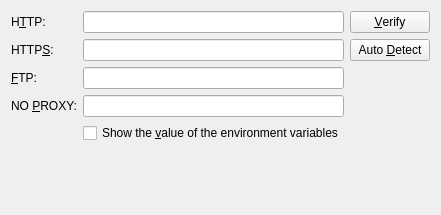
<ui version="4.0" >
 <class>EnvVarProxyDlgUI</class>
 <widget class="QWidget" name="EnvVarProxyDlgUI" >
  <layout class="QVBoxLayout" >
   <item>
    <layout class="QHBoxLayout" >
     <item>
      <layout class="QGridLayout" >
       <item row="0" column="0" >
        <widget class="QLabel" name="lbHttp" >
         <property name="whatsThis" >
          <string>&lt;qt>
Enter the name of the environment variable, e.g. &lt;b>HTTP_PROXY&lt;/b>, used to store the address of the HTTP proxy server.&lt;p>
Alternatively, you can click on the &lt;b>"Auto Detect"&lt;/b> button to attempt automatic discovery of this variable.
&lt;/qt></string>
         </property>
         <property name="text" >
          <string>H&amp;TTP:</string>
         </property>
         <property name="wordWrap" >
          <bool>false</bool>
         </property>
         <property name="buddy" >
          <cstring>leHttp</cstring>
         </property>
        </widget>
       </item>
       <item row="0" column="1" >
        <widget class="KLineEdit" name="leHttp" >
         <property name="whatsThis" >
          <string>&lt;qt>
Enter the name of the environment variable, e.g. &lt;b>HTTP_PROXY&lt;/b>, used to store the address of the HTTP proxy server.&lt;p>
Alternatively, you can click on the &lt;b>"Auto Detect"&lt;/b> button to attempt automatic discovery of this variable.
&lt;/qt></string>
         </property>
        </widget>
       </item>
       <item row="1" column="0" >
        <widget class="QLabel" name="lbHttps" >
         <property name="whatsThis" >
          <string>&lt;qt>
Enter the name of the environment variable, e.g. &lt;b>HTTPS_PROXY&lt;/b>, used to store the address of the HTTPS proxy server.&lt;p>
Alternatively, you can click on the &lt;b>"Auto Detect"&lt;/b> button to attempt an automatic discovery of this variable.
&lt;/qt></string>
         </property>
         <property name="text" >
          <string>HTTP&amp;S:</string>
         </property>
         <property name="wordWrap" >
          <bool>false</bool>
         </property>
         <property name="buddy" >
          <cstring>leHttps</cstring>
         </property>
        </widget>
       </item>
       <item row="1" column="1" >
        <widget class="KLineEdit" name="leHttps" >
         <property name="whatsThis" >
          <string>&lt;qt>
Enter the name of the environment variable, e.g. &lt;b>HTTPS_PROXY&lt;/b>, used to store the address of the HTTPS proxy server.&lt;p>
Alternatively, you can click on the &lt;b>"Auto Detect"&lt;/b> button to attempt an automatic discovery of this variable.
&lt;/qt></string>
         </property>
        </widget>
       </item>
       <item row="2" column="0" >
        <widget class="QLabel" name="lbFtp" >
         <property name="whatsThis" >
          <string>&lt;qt>
Enter the name of the environment variable, e.g. &lt;b>FTP_PROXY&lt;/b>, used to store the address of the FTP proxy server.&lt;p>
Alternatively, you can click on the &lt;b>"Auto Detect"&lt;/b> button to attempt an automatic discovery of this variable.
&lt;/qt></string>
         </property>
         <property name="text" >
          <string>&amp;FTP:</string>
         </property>
         <property name="wordWrap" >
          <bool>false</bool>
         </property>
         <property name="buddy" >
          <cstring>leFtp</cstring>
         </property>
        </widget>
       </item>
       <item row="2" column="1" >
        <widget class="KLineEdit" name="leFtp" >
         <property name="whatsThis" >
          <string>&lt;qt>
Enter the name of the environment variable, e.g. &lt;b>FTP_PROXY&lt;/b>, used to store the address of the FTP proxy server.&lt;p>
Alternatively, you can click on the &lt;b>"Auto Detect"&lt;/b> button to attempt an automatic discovery of this variable.
&lt;/qt></string>
         </property>
        </widget>
       </item>
       <item row="3" column="0" >
        <widget class="QLabel" name="lnNoProxy" >
         <property name="whatsThis" >
          <string>&lt;qt>
Enter the environment variable, e.g. &lt;b>NO_PROXY&lt;/b>, used to store the addresses of sites for which the proxy server should not be used.&lt;p>
Alternatively, you can click on the &lt;b>"Auto Detect"&lt;/b> button to attempt an automatic discovery of this variable.
&lt;/qt></string>
         </property>
         <property name="text" >
          <string>NO &amp;PROXY:</string>
         </property>
         <property name="wordWrap" >
          <bool>false</bool>
         </property>
         <property name="buddy" >
          <cstring>leNoProxy</cstring>
         </property>
        </widget>
       </item>
       <item row="3" column="1" >
        <widget class="KLineEdit" name="leNoProxy" >
         <property name="whatsThis" >
          <string>&lt;qt>
Enter the environment variable, e.g. &lt;b>NO_PROXY&lt;/b>, used to store the addresses of sites for which the proxy server should not be used.&lt;p>
Alternatively, you can click on the &lt;b>"Auto Detect"&lt;/b> button to attempt an automatic discovery of this variable.
&lt;/qt></string>
         </property>
        </widget>
       </item>
       <item row="4" column="1" >
        <widget class="QCheckBox" name="cbShowValue" >
         <property name="text" >
          <string>Show the &amp;value of the environment variables</string>
         </property>
        </widget>
       </item>
      </layout>
     </item>
     <item>
      <layout class="QVBoxLayout" >
       <item>
        <layout class="QVBoxLayout" >
         <item>
          <widget class="QPushButton" name="pbVerify" >
           <property name="whatsThis" >
            <string>&lt;qt>Verify whether or not the environment variable names you supplied are valid. If an environment variable is not found, the associated labels will be &lt;b>highlighted&lt;/b> to indicate that they are invalid.&lt;/qt></string>
           </property>
           <property name="text" >
            <string>&amp;Verify</string>
           </property>
          </widget>
         </item>
         <item>
          <widget class="QPushButton" name="pbDetect" >
           <property name="whatsThis" >
            <string>&lt;qt>Attempt automatic discovery of the environment variables used for setting system wide proxy information.&lt;p> This feature works by searching for commonly used variable names such as HTTP_PROXY, FTP_PROXY and NO_PROXY.&lt;/qt></string>
           </property>
           <property name="text" >
            <string>Auto &amp;Detect</string>
           </property>
          </widget>
         </item>
        </layout>
       </item>
       <item>
        <spacer>
         <property name="orientation" >
          <enum>Qt::Vertical</enum>
         </property>
         <property name="sizeHint" >
          <size>
           <width>20</width>
           <height>73</height>
          </size>
         </property>
        </spacer>
       </item>
      </layout>
     </item>
    </layout>
   </item>
   <item>
    <spacer>
     <property name="orientation" >
      <enum>Qt::Vertical</enum>
     </property>
     <property name="sizeType" >
      <enum>QSizePolicy::Fixed</enum>
     </property>
     <property name="sizeHint" >
      <size>
       <width>20</width>
       <height>61</height>
      </size>
     </property>
    </spacer>
   </item>
  </layout>
 </widget>
 <layoutdefault spacing="6" margin="11" />
 <pixmapfunction>qPixmapFromMimeSource</pixmapfunction>
 <customwidgets>
  <customwidget>
   <class>KLineEdit</class>
   <extends>QLineEdit</extends>
   <header>klineedit.h</header>
  </customwidget>
 </customwidgets>
 <tabstops>
  <tabstop>leHttp</tabstop>
  <tabstop>leHttps</tabstop>
  <tabstop>leFtp</tabstop>
  <tabstop>leNoProxy</tabstop>
  <tabstop>pbVerify</tabstop>
  <tabstop>pbDetect</tabstop>
 </tabstops>
 <resources/>
 <connections/>
</ui>
